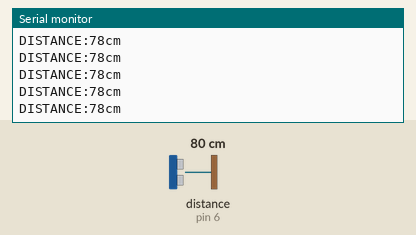
Simulated run of this sketch. Board: Arduino Uno, built with avr-gcc and run on an emulated ATmega328P. Parts: the last lines printed to the serial monitor. Wiring (inferred from the names in the program): ultrasonic range finder: trigger pin 7; echo pin 6. The test bench sets the inputs (shaded band); at power-on: distance to the obstacle (sensor on pin 6) 80 cm. The echo pulse lasts 58.3 µs per cm.

Above: at 1.2 s.
1.3 s: distance to the obstacle (sensor on pin 6) set to 2 cm
At 1.38 s:
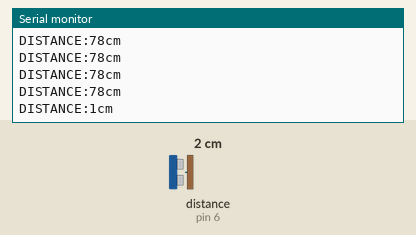
4.3 s: distance to the obstacle (sensor on pin 6) set to 4 cm
At 4.3 s:
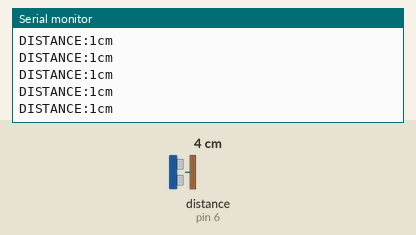
5.8 s: distance to the obstacle (sensor on pin 6) set to 35 cm
At 5.81 s:
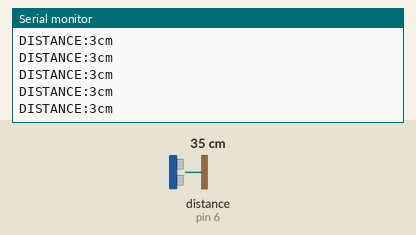
Timing chart, 0 to 8.8 s (numbered marks = the images above; inputs shaded):
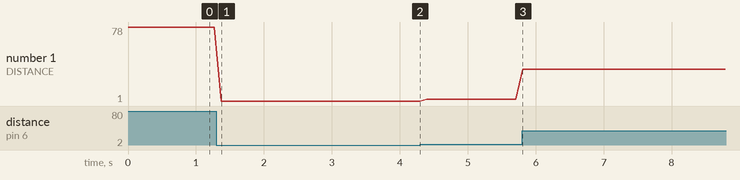

Measured:
- after the input at 1.3 s, the serial monitor: prints a new line after 0.07 s (image 1)
- plotted number 1: 78 → 1 after the input at 1.3 s, 1 → 3 after the input at 4.3 s, 3 → 34 after the input at 5.8 s

The sketch:

sketch_nov26a.ino
```cpp
//Peoject: Traffic Light Control Based on Distance
//Author: Saleh Sadid Mir, CSE, KUET


const int trigPin = 7;
const int echoPin = 6;
const int red=8;
const int green=9;
const int white=10;

void setup() {
   Serial.begin(9600);
   pinMode(trigPin, OUTPUT);
   pinMode(echoPin, INPUT);
}

void loop() {
   long duration, distance;

   digitalWrite(trigPin, LOW);
   delayMicroseconds(2);
   digitalWrite(trigPin, HIGH);
   delayMicroseconds(10);
   digitalWrite(trigPin, LOW);

   duration = pulseIn(echoPin, HIGH);

   distance = duration* 0.034/2;

if (distance<=5){
  digitalWrite(red, HIGH);
  digitalWrite(green, LOW);
  digitalWrite(white, LOW);


}
else if ((distance>=5)&&(distance<10)){
   digitalWrite(red, LOW);
  digitalWrite(green, LOW);
  digitalWrite(white, HIGH);


}
 else if ((distance>=10)&&(distance<15)){
    digitalWrite(red, LOW);
  digitalWrite(green, HIGH);
  digitalWrite(white, LOW);


}
else if (distance>=15) {
    digitalWrite(red, LOW);
  digitalWrite(green, LOW);
  digitalWrite(white, LOW);


}
  Serial.print("DISTANCE:");
   Serial.print(distance);
   Serial.print("cm");
   Serial.println();
   delay(100);

}
```
